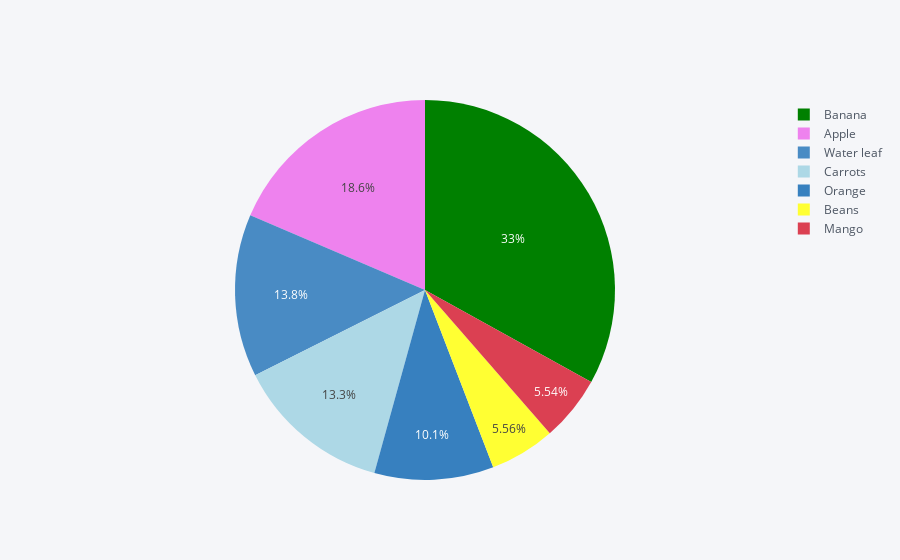

The notebook cell saved with this chart:
### Code cell
product_sum.iplot(kind="pie",labels="Product",values="Amount", colors=["violet", "green", "yellow", "lightblue", "red", "blue"])

### Figure 1 — Plotly figure (JSON) as saved in the notebook; plotly's stock layout.template omitted (floating-point values rounded to 4 significant figures)
{"data": [{"labels": ["Apple", "Banana", "Beans", "Carrots", "Mango", "Orange", "Water leaf"], "marker": {"colors": ["rgba(238, 130, 238, 1.0)", "rgba(0, 128, 0, 1.0)", "rgba(255, 255, 51, 1.0)", "rgba(173, 216, 230, 1.0)", "rgba(219, 64, 82, 1.0)", "rgba(55, 128, 191, 1.0)", "rgba(55, 128, 191, 0.8999999999999999)"]}, "name": "", "type": "pie", "values": [191257, 340295, 57281, 136945, 57079, 104438, 142439]}], "layout": {"legend": {"bgcolor": "#F5F6F9", "font": {"color": "#4D5663"}}, "paper_bgcolor": "#F5F6F9", "plot_bgcolor": "#F5F6F9", "titlefont": {"color": "#4D5663"}}}
